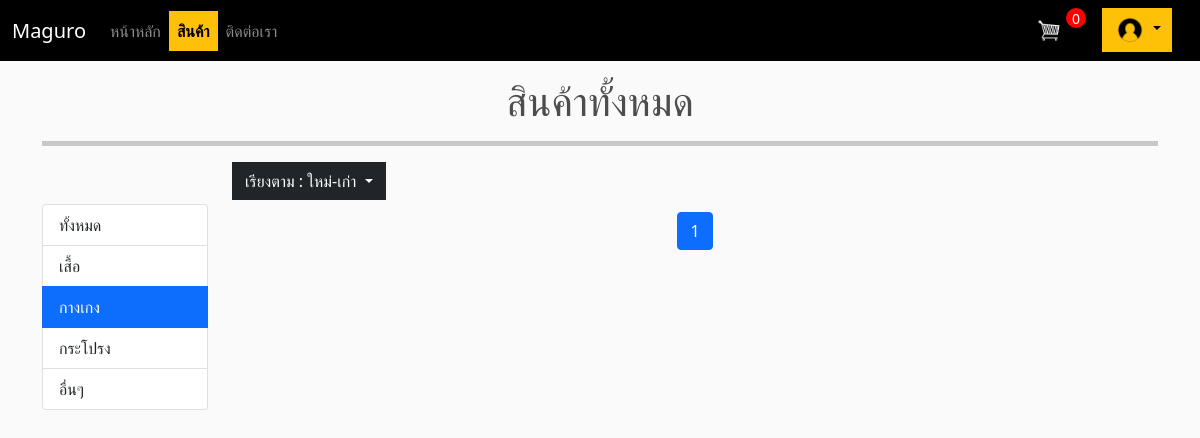
/store/?categoryid=2, run on the app's committed database.
### myapp/models.py (models this page shows, shortened)
class Category(models.Model):
    name = models.CharField(max_length=100)
    class Meta:
        verbose_name_plural = 'Catagories'

### myapp/views.py (the view)
# urls.py: path('store/',views.store,name='store'),
def store(request):
    products = Product.objects.filter(available=True)
    c = request.GET.get('categoryid')
    if c:
        products = products.filter(category_id=int(c))
    categories = Category.objects.all()
    paginator = Paginator(products, 12)
    page = request.GET.get('page')
    try:
        products = paginator.page(page)
    except PageNotAnInteger:
        products = paginator.page(1)
    except EmptyPage:
        products = paginator.page(paginator.num_pages)
    return render(request, 'store/store.html', {
        'products': products,
        'categories': categories,
        'category_id': c,
    })

### templates/store/store.html (shortened to what this page needs)
{% extends 'layouts/base.html' %}
{% load static %}
{% block content %}
<div class="container">
    <div class="text-center m-3">
        <h1>สินค้าทั้งหมด</h1>
    </div>
    <hr style="height:5px;border:none;color:#333;background-color:#333;" />
    <div class='row'>
        <div class='col-lg-2'></div>
        <div class='col-lg-10'>
            <div class="dropdown mb-1">
                <button class="btn btn-dark dropdown-toggle" type="button"
                    id="dropdownMenuButton2" data-bs-toggle="dropdown"
                    aria-expanded="false">
                    เรียงตาม : ใหม่-เก่า
                </button>
            </div>
        </div>
    </div>
    <div class="row">
        <div class="col-lg-2">
            <div class="list-group">
              <a href="{% url 'myapp:store' %}" class="list-group-item list-group-item-action {% if not category_id %}active{% endif %}" aria-current="true">
                ทั้งหมด
              </a>
              {% for c in categories %}
              <a href="{% url 'myapp:store' %}?categoryid={{c.id}}" class="list-group-item list-group-item-action {% if category_id|add:'0' == c.id %}active{% endif %}">{{c.name}}</a>
              {% endfor %}
            </div>
        </div>
        <div class="col-lg-10 mt-2">
            <ul class="pagination justify-content-center">
                {% for i in products.paginator.page_range %}
                <li class="page-item {% if products.number == i %}active{% endif %}"><a class="page-link" href="?page={{i}}">{{ i }}</a></li>
                {% endfor %}
              </ul>
        </div>
        </div>
    </div>
</div>
{% endblock %}

### static/css/style.css (style rules this page uses)
body { background-color: hsl(0, 0%, 98%); }
h1,h2,h3,h4,h5,h6 { color:hsl(0, 0%, 30%); }
.btn { border-radius: 0; }

### data on the page
Category: name "เสื้อ"
Category: name "กางเกง"
Category: name "กระโปรง"
Category: name "อื่นๆ"

### other printed values
{{ i }} "1"
